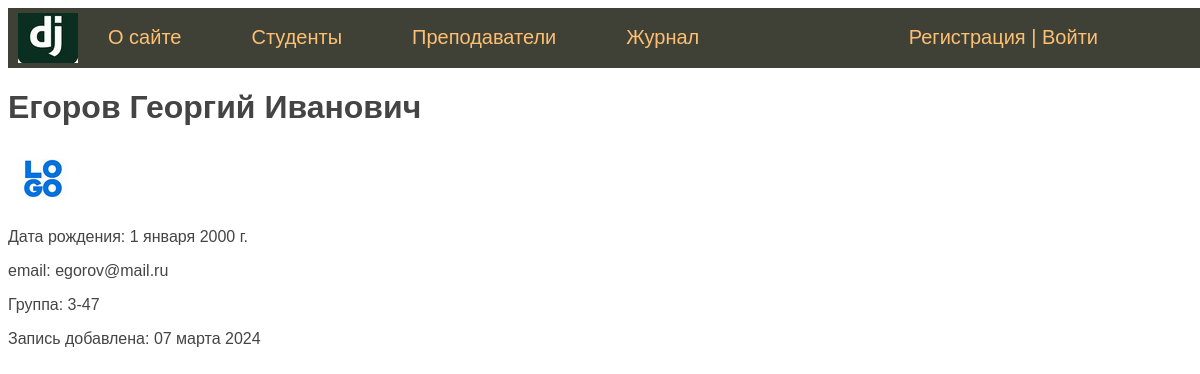
The page /student/egorov/ on the database its author committed.
### students/models.py (models this page shows, shortened)
class Student(models.Model):
    first_name = models.CharField(verbose_name='Имя', max_length=50)
    last_name = models.CharField(verbose_name='Фамилия', max_length=50)
    middle_name = models.CharField(verbose_name='Отчество', max_length=50)
    email = models.EmailField(verbose_name='e-mail', blank=True)
    birth_date = models.DateField(verbose_name='Дата рождения', default=date(2000, 1, 1))
    created_at = models.DateTimeField(verbose_name='Дата создания', auto_now_add=True)
    updated_at = models.DateTimeField(verbose_name='Дата изменения', auto_now=True)
    is_study = models.BooleanField(verbose_name='Учится', default=True)
    photo = models.ImageField(verbose_name='Фото', upload_to="photos/%Y/%m/%d")
    group = models.ForeignKey('Group', on_delete=models.CASCADE, verbose_name='Группа', related_name='get_students')
    slug = models.SlugField(verbose_name='URL', max_length=255, unique=True, db_index=True)
    user = models.ForeignKey(User, verbose_name='Пользователь', on_delete=models.CASCADE)
    objects = models.Manager()
    class Meta:
        verbose_name = 'Студент'
        verbose_name_plural = 'Студенты'
        ordering = ['last_name', 'first_name']

class Group(models.Model):
    name = models.CharField(verbose_name='Группа', max_length=5)
    course = models.CharField(verbose_name='Курс', max_length=2)
    enrollment_year = models.IntegerField(verbose_name='Год зачисления')
    objects = models.Manager()
    def __str__(self):
        return f'{self.course}-{self.name}'
    class Meta:
        verbose_name = 'Группа'
        verbose_name_plural = 'Группы'

### students/views.py (the view)
# urls.py: path('student/<slug:stud_slug>/', ShowStudent.as_view(), name='student'),
class ShowStudent(DataMixin, DetailView):
    model = Student
    template_name = 'students/student.html'
    slug_url_kwarg = 'stud_slug'
    context_object_name = 'st'
    def get_context_data(self, *, object_list=None, **kwargs):
        context = super().get_context_data(**kwargs)
        auth = self.request.user.is_authenticated
        c_def = self.get_user_context(title='Главная страница', auth=auth)
        return {**context, **c_def}

### students/utils.py (called while the page is built)
    def get_user_context(self, **kwargs):
        context = kwargs
        context['menu'] = menu
        return context

### students/templates/students/student.html (shortened to what this page needs)
{% extends 'students/base.html' %}
{% block content %}
<h1>{{ st.last_name }} {{ st.first_name }} {{ st.middle_name }}</h1>
{% if st.photo %}
    <p><img src="{{ st.photo.url }}" alt="Student photo"></p>
{% endif %}
<p>Дата рождения: {{ st.birth_date }}</p>
<p>email: {{ st.email }}</p>
<p>Группа: {{ st.group }}</p>
<p>Запись добавлена: {{ st.created_at | date:"d E Y" }}</p>
<br>
{% endblock %}

### students/static/students/css/styles.css (style rules this page uses)
body { font-family: 'Arial'; padding: 0; height: 100%; width: 100%; color: #444; }

### rows shown on the page
Student: last_name "Егоров", first_name "Георгий", middle_name "Иванович", photo (picture), birth_date "1 января 2000 г.", email "egorov@mail.ru", group "3-47", created_at "07 марта 2024"

### other values the page prints
{{ m.title }} "О сайте" "Студенты" "Преподаватели" "Журнал"
